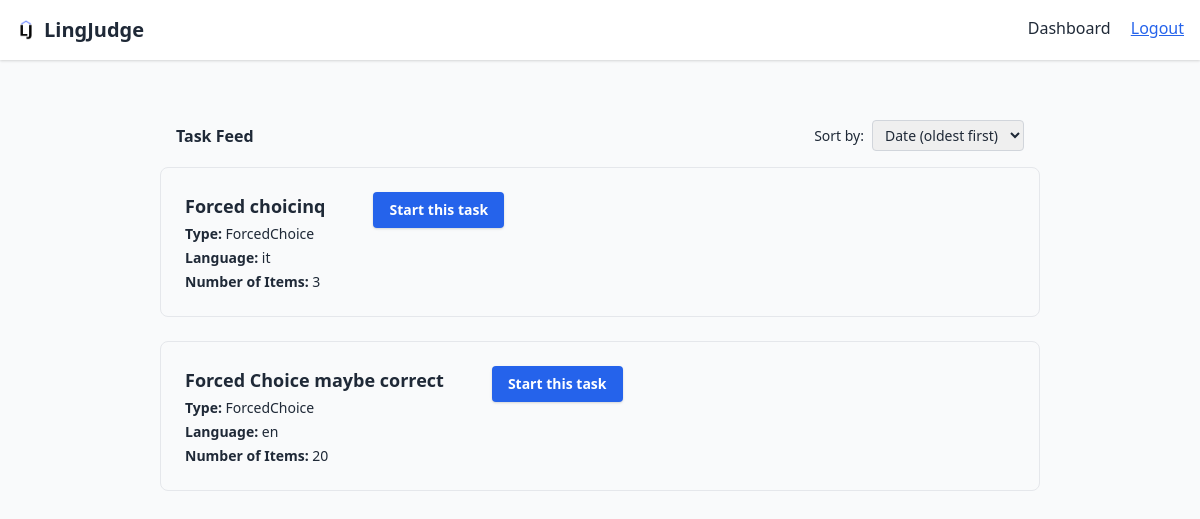
Screenshot of /tasks/feed/ (signed in) with the database file from the repository.
### tasks/models.py (models this page shows, shortened)
class Task(models.Model):
    TASK_TYPES = (
        ('Likert', 'Likert'),
        ('ForcedChoice', 'Forced Choice'),
    )
    user = models.ForeignKey(CustomUser, on_delete=models.CASCADE)
    task_type = models.CharField(max_length=20, choices=TASK_TYPES)
    title = models.CharField(max_length=255)
    instructions = models.TextField()
    num_scale_points = models.IntegerField(null=True, blank=True)
    left_label = models.CharField(max_length=100, blank=True)
    right_label = models.CharField(max_length=100, blank=True)
    randomized = models.BooleanField(default=False)
    task_language = models.CharField(max_length=20, choices=LANGUAGE_CHOICES)
    status = models.CharField(max_length=20, choices=[('draft', 'Draft')])
    created_at = models.DateTimeField(auto_now_add=True)
    num_items = models.IntegerField(default=1)

### tasks/views.py (the view)
# urls.py: path('feed/', views.task_feed, name='task_feed'),
@login_required
def task_feed(request):
    user = request.user
    user_languages = set(user.native_languages.values_list('name', flat=True))
    name_to_code = {name: code for code, name in LANGUAGE_CHOICES}
    user_language_codes = [name_to_code[name] for name in user_languages if name in name_to_code]
    sort_by = request.GET.get('sort', 'created_at')
    likert_done_task_ids = LikertResponse.objects.filter(user=user).values_list('task_id', flat=True)
    fc_done_task_ids = ForcedChoiceResponse.objects.filter(user=user).values_list('task_id', flat=True)
    excluded_task_ids = set(likert_done_task_ids).union(fc_done_task_ids)
    tasks = Task.objects.filter(
        status='published',
        task_language__in=user_language_codes
    ).exclude(user=user).exclude(id__in=excluded_task_ids)
    if sort_by == 'num_items':
        tasks = tasks.order_by('num_items')
    else:
        tasks = tasks.order_by('created_at')
    return render(request, 'tasks/task_feed.html', {
        'tasks': tasks,
        'sort_by': sort_by,
    })

### tasks/templates/tasks/task_feed.html (shortened to what this page needs)
<!DOCTYPE html>
{% load static %}
<html lang="en">
  <head>
    <link href="https://cdn.jsdelivr.net/npm/tailwindcss@2.2.19/dist/tailwind.min.css" rel="stylesheet">
  </head>
  <body class="bg-gray-50 text-gray-800 font-sans">
  <nav class="bg-white shadow p-4 mb-6 flex justify-between">
    <div class="flex items-center">
        {% if user.is_authenticated %}
            <a href="{% url 'dashboard_home' %}" class="flex items-center">
        {% else %}
            <a href="{% url 'public_home' %}" class="flex items-center">
        {% endif %}
                <img src="{% static 'theme/logo.png' %}" alt="LingJudge Logo" class="h-5 w-5 inline-block align-middle mr-2" width="30" height="30">
                <h1 class="text-xl font-bold">LingJudge</h1>
            </a>
    </div>
    <div>
        {% if user.is_authenticated %}
            <a href="{% url 'dashboard_home' %}" class="mr-4">Dashboard</a>
            <form method="post" action="{% url 'logout' %}" style="display:inline;">
                <button type="submit" class="text-blue-600 underline">Logout</button>
            </form>
        {% else %}
            <a href="{% url 'login' %}" class="mr-4">Login</a>
            <a href="{% url 'signup' %}">Sign Up</a>
        {% endif %}
    </div>
</nav>
    <div class="layout-container flex h-full grow flex-col">
      <main class="px-40 flex flex-1 flex-col py-5">
        <div class="layout-content-container flex flex-col max-w-[960px] flex-1">
          <div class="flex flex-wrap justify-between gap-3 p-4 items-center">
            <h2
              class="text-[#111418] tracking-light text-[32px] font-bold leading-tight min-w-72"
            >
              <strong>Task Feed</strong>
            </h2>
            <form method="get" class="flex gap-2 items-center" id="sort_form">
              <label
                for="sort_by"
                class="text-[#111418] text-sm font-medium leading-normal"
                >Sort by:</label
              >
              <select
                name="sort"
                id="sort_by"
                onchange="document.getElementById('sort_form').submit()"
                class="rounded border border-gray-300 px-2 py-1 text-sm"
              >
                <option value="created_at" {% if sort_by == 'created_at' %}selected{% endif %}>
                  Date (oldest first)
                </option>
              </select>
            </form>
          </div>
          <ul class="space-y-6">
            {% for task in tasks %}
            <li
              class="border rounded-lg p-6 flex flex-col md:flex-row gap-6 md:gap-12 items-start"
            >
              <div class="flex flex-col gap-1 flex-[2_2_0px]">
                <h3 class="text-[#111418] text-lg font-semibold">{{ task.title }}</h3>
                <p class="text-[#60758a] text-sm">
                  <strong>Type:</strong> {{ task.task_type }}
                </p>
                <p class="text-[#60758a] text-sm">
                  <strong>Language:</strong> {{ task.task_language }}
                </p>
                <p class="text-[#60758a] text-sm">
                  <strong>Number of Items:</strong> {{ task.num_items }}
                </p>
              </div>
              <a
  href="{% url 'tasks:start_task' task.id %}"
  class="inline-block bg-blue-600 hover:bg-blue-700 text-white text-sm font-semibold px-4 py-2 rounded shadow transition"
>
  Start this task
</a>
            </li>
            {% empty %}
            <p class="text-[#60758a] text-sm">No available tasks match your native languages.</p>
            {% endfor %}
          </ul>
        </div>
      </main>
    </div>
  </body>
</html>

### rows the page displays
Task: title "Forced choicinq", task_type "ForcedChoice", task_language "it", num_items "3"
Task: title "Forced Choice maybe correct", task_type "ForcedChoice", task_language "en", num_items "20"
